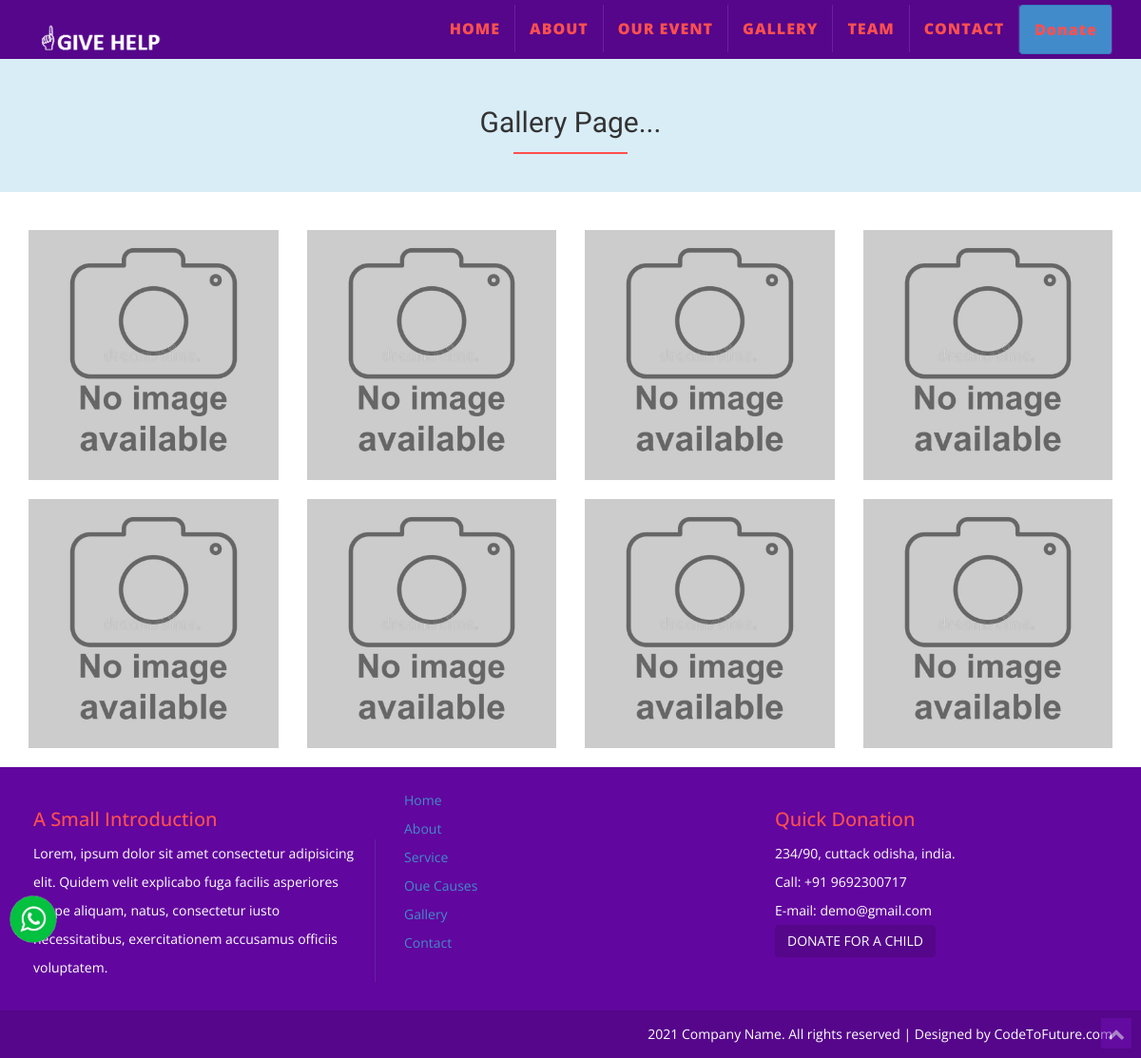
/gallery.php, run on the app's committed database.
### tables this page shows
CREATE TABLE `gallery` (
  `id` int(255) NOT NULL,
  `image` varchar(500) NOT NULL
);

### gallery.php (the view, shortened to what this page needs)
<?php include('include/header.php') ?>
<div class="container-fluid bg-info ">
  <div class="row">
    <div class="col-sm-12">
      <h2 class="text-center" style="padding-top:30px; padding-bottom:30px;">Gallery Page...</h2>
    </div>
  </div>
</div>
<div class="container-fluid">
  <div class="container">
    <div class="row pad-low" data-scroll-reveal="enter from the top after .7s">
      <?php
      $sql = "SELECT * FROM gallery";
      $result = $conn->query($sql);
      if ($result->num_rows > 0) {
        while ($row = $result->fetch_assoc()) {
      ?>
          <div class="col-lg-3 col-md-3 col-sm-4 col-xs-12">
            <div class="recent-events-wrap" style="margin-bottom:20px;">
              <img class="img-responsive" src="admin/image/gallery/<?php echo $row['image']; ?>" alt="" />
            </div>
          </div>
      <?php
        }
      }
      ?>
    </div>
  </div>
</div>
<?php include('include/footer.php') ?>

### assets/css/style.css (style rules this page uses)
.pad-low { padding-top: 40px; }
h1, h2, h3.h4 { font-family: 'Nova Flat'; }
h2:after { content: ''; display: block; width: 120px; height: 2px; background: #FF4F4F; margin: auto; text-align: center; margin-top: 15px; }
.recent-events-wrap { position: relative; cursor: pointer; }
.recent-events-wrap img { width: 100%; }

### data on the page
gallery: image (placeholder picture)
gallery: image (placeholder picture)
gallery: image (placeholder picture)
gallery: image (placeholder picture)
gallery: image (placeholder picture)
gallery: image (placeholder picture)
gallery: image (placeholder picture)
gallery: image (placeholder picture)
